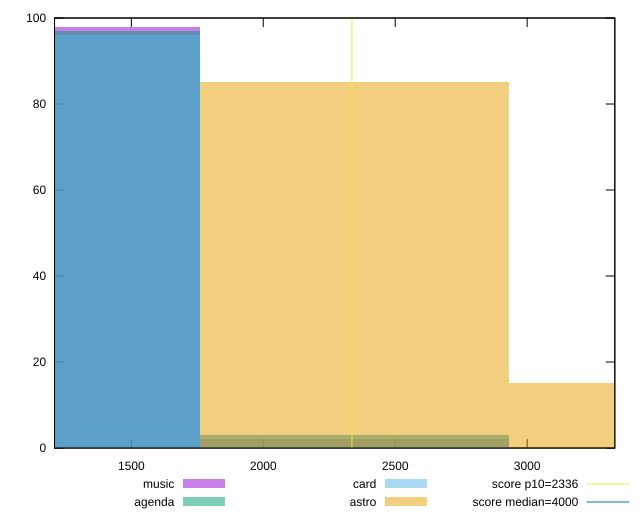

This figure's gnuplot source:
reset

$music <<EOF
2346.080499295337 2
1173.0402496476686 98
EOF

$agenda <<EOF
2346.080499295337 3
1173.0402496476686 97
EOF

$card <<EOF
2346.080499295337 3
1173.0402496476686 96
EOF

$astro <<EOF
2346.080499295337 85
3519.1207489430058 15
EOF

set key outside below
set boxwidth 1173.0402496476686
set xrange [1208.9759999999999:3332.186]
set yrange [0:100]
set trange [0:100]
set style fill transparent solid 0.5 noborder

set parametric
set terminal svg size 640, 520 enhanced background rgb 'white'
set output "report/report_00029_2021-02-24T13-36-40.390Z/first-contentful-paint/comparison/histogram/all_raw.svg"

plot $music title "music" with boxes, \
     $agenda title "agenda" with boxes, \
     $card title "card" with boxes, \
     $astro title "astro" with boxes, \
     2336,t title "score p10=2336", \
     4000,t title "score median=4000"

reset
